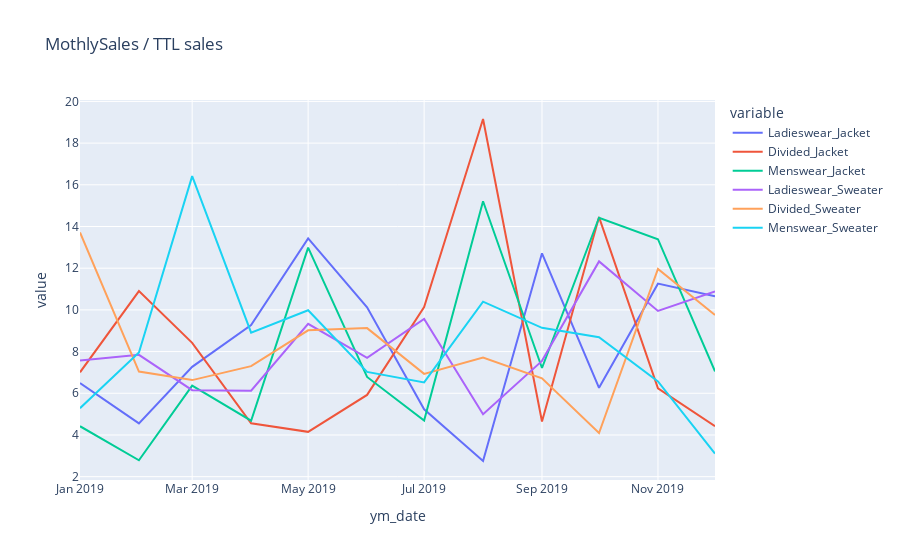

The cell this chart's notebook holds for it:
### Markdown cell above
We analyse the monthly trends of the products using below graph

### Code cell
import plotly.express as px
fig = px.line(hmtraingrp2, x='ym_date', y=['Ladieswear_Jacket',
                                      'Divided_Jacket',
                                      'Menswear_Jacket',
                                      'Ladieswear_Sweater',
                                      'Divided_Sweater',
                                      'Menswear_Sweater'], title="MothlySales / TTL sales")
fig.show()

### Figure 1 — Plotly figure (JSON) as saved in the notebook; plotly's stock layout.template omitted (floating-point values rounded to 4 significant figures)
{"data": [{"hovertemplate": "variable=Ladieswear_Jacket<br>ym_date=%{x}<br>value=%{y}<extra></extra>", "legendgroup": "Ladieswear_Jacket", "line": {"color": "#636efa", "dash": "solid"}, "marker": {"symbol": "circle"}, "mode": "lines", "name": "Ladieswear_Jacket", "orientation": "v", "showlegend": true, "type": "scatter", "x": ["2019-01-01T00:00:00", "2019-02-01T00:00:00", "2019-03-01T00:00:00", "2019-04-01T00:00:00", "2019-05-01T00:00:00", "2019-06-01T00:00:00", "2019-07-01T00:00:00", "2019-08-01T00:00:00", "2019-09-01T00:00:00", "2019-10-01T00:00:00", "2019-11-01T00:00:00", "2019-12-01T00:00:00"], "xaxis": "x", "y": [6.491, 4.555, 7.267, 9.269, 13.43, 10.12, 5.23, 2.751, 12.72, 6.263, 11.26, 10.65], "yaxis": "y"}, {"hovertemplate": "variable=Divided_Jacket<br>ym_date=%{x}<br>value=%{y}<extra></extra>", "legendgroup": "Divided_Jacket", "line": {"color": "#EF553B", "dash": "solid"}, "marker": {"symbol": "circle"}, "mode": "lines", "name": "Divided_Jacket", "orientation": "v", "showlegend": true, "type": "scatter", "x": ["2019-01-01T00:00:00", "2019-02-01T00:00:00", "2019-03-01T00:00:00", "2019-04-01T00:00:00", "2019-05-01T00:00:00", "2019-06-01T00:00:00", "2019-07-01T00:00:00", "2019-08-01T00:00:00", "2019-09-01T00:00:00", "2019-10-01T00:00:00", "2019-11-01T00:00:00", "2019-12-01T00:00:00"], "xaxis": "x", "y": [7.006, 10.9, 8.417, 4.56, 4.149, 5.922, 10.13, 19.16, 4.647, 14.45, 6.237, 4.42], "yaxis": "y"}, {"hovertemplate": "variable=Menswear_Jacket<br>ym_date=%{x}<br>value=%{y}<extra></extra>", "legendgroup": "Menswear_Jacket", "line": {"color": "#00cc96", "dash": "solid"}, "marker": {"symbol": "circle"}, "mode": "lines", "name": "Menswear_Jacket", "orientation": "v", "showlegend": true, "type": "scatter", "x": ["2019-01-01T00:00:00", "2019-02-01T00:00:00", "2019-03-01T00:00:00", "2019-04-01T00:00:00", "2019-05-01T00:00:00", "2019-06-01T00:00:00", "2019-07-01T00:00:00", "2019-08-01T00:00:00", "2019-09-01T00:00:00", "2019-10-01T00:00:00", "2019-11-01T00:00:00", "2019-12-01T00:00:00"], "xaxis": "x", "y": [4.419, 2.785, 6.368, 4.684, 12.99, 6.782, 4.689, 15.21, 7.211, 14.42, 13.39, 7.05], "yaxis": "y"}, {"hovertemplate": "variable=Ladieswear_Sweater<br>ym_date=%{x}<br>value=%{y}<extra></extra>", "legendgroup": "Ladieswear_Sweater", "line": {"color": "#ab63fa", "dash": "solid"}, "marker": {"symbol": "circle"}, "mode": "lines", "name": "Ladieswear_Sweater", "orientation": "v", "showlegend": true, "type": "scatter", "x": ["2019-01-01T00:00:00", "2019-02-01T00:00:00", "2019-03-01T00:00:00", "2019-04-01T00:00:00", "2019-05-01T00:00:00", "2019-06-01T00:00:00", "2019-07-01T00:00:00", "2019-08-01T00:00:00", "2019-09-01T00:00:00", "2019-10-01T00:00:00", "2019-11-01T00:00:00", "2019-12-01T00:00:00"], "xaxis": "x", "y": [7.576, 7.844, 6.149, 6.121, 9.334, 7.704, 9.563, 4.996, 7.554, 12.33, 9.949, 10.88], "yaxis": "y"}, {"hovertemplate": "variable=Divided_Sweater<br>ym_date=%{x}<br>value=%{y}<extra></extra>", "legendgroup": "Divided_Sweater", "line": {"color": "#FFA15A", "dash": "solid"}, "marker": {"symbol": "circle"}, "mode": "lines", "name": "Divided_Sweater", "orientation": "v", "showlegend": true, "type": "scatter", "x": ["2019-01-01T00:00:00", "2019-02-01T00:00:00", "2019-03-01T00:00:00", "2019-04-01T00:00:00", "2019-05-01T00:00:00", "2019-06-01T00:00:00", "2019-07-01T00:00:00", "2019-08-01T00:00:00", "2019-09-01T00:00:00", "2019-10-01T00:00:00", "2019-11-01T00:00:00", "2019-12-01T00:00:00"], "xaxis": "x", "y": [13.71, 7.04, 6.632, 7.303, 9.019, 9.126, 6.93, 7.709, 6.717, 4.093, 11.96, 9.757], "yaxis": "y"}, {"hovertemplate": "variable=Menswear_Sweater<br>ym_date=%{x}<br>value=%{y}<extra></extra>", "legendgroup": "Menswear_Sweater", "line": {"color": "#19d3f3", "dash": "solid"}, "marker": {"symbol": "circle"}, "mode": "lines", "name": "Menswear_Sweater", "orientation": "v", "showlegend": true, "type": "scatter", "x": ["2019-01-01T00:00:00", "2019-02-01T00:00:00", "2019-03-01T00:00:00", "2019-04-01T00:00:00", "2019-05-01T00:00:00", "2019-06-01T00:00:00", "2019-07-01T00:00:00", "2019-08-01T00:00:00", "2019-09-01T00:00:00", "2019-10-01T00:00:00", "2019-11-01T00:00:00", "2019-12-01T00:00:00"], "xaxis": "x", "y": [5.286, 7.96, 16.42, 8.911, 9.985, 7.025, 6.519, 10.39, 9.139, 8.689, 6.571, 3.106], "yaxis": "y"}], "layout": {"legend": {"title": {"text": "variable"}, "tracegroupgap": 0}, "title": {"text": "MothlySales / TTL sales"}, "xaxis": {"anchor": "y", "domain": [0, 1], "title": {"text": "ym_date"}}, "yaxis": {"anchor": "x", "domain": [0, 1], "title": {"text": "value"}}}}
